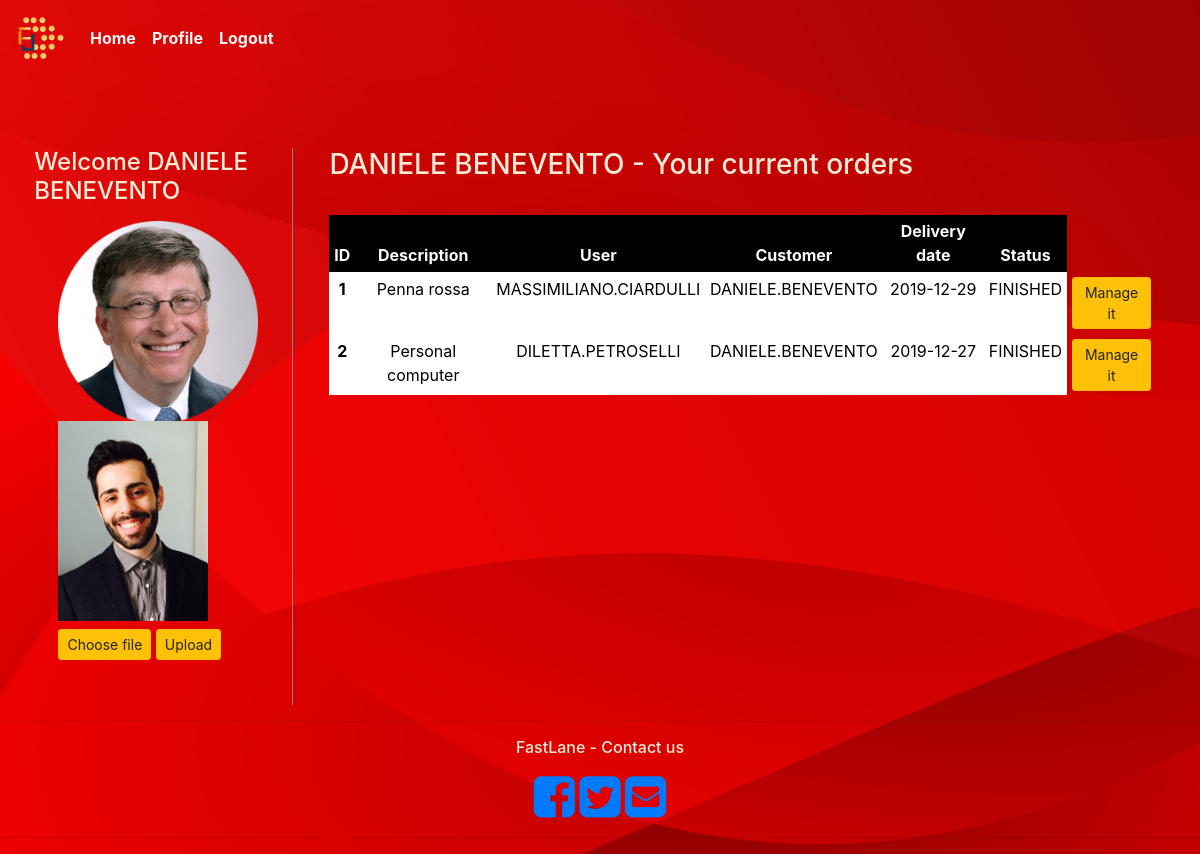
The app's page /order (signed in) with its own data.
### models.py (models this page shows, shortened)
class Order(db.Model):
    __tablename__ = 'orders'
    order_id = db.Column(db.Integer, primary_key=True, autoincrement=True)
    order_description = db.Column(db.String(64), nullable=False)
    order_delivery_date = db.Column(db.Date, nullable=False, index=True)
    order_delivery_time = db.Column(db.Time, nullable=False, index=True)
    order_delivery_type = db.Column(db.String(64), index=True)
    order_delivery_company = db.Column(db.Integer, db.ForeignKey('company_delivery.id_company'))
    order_state = db.Column(db.String(64), nullable=False)
    order_private_customer = db.Column(db.Integer, db.ForeignKey('private_costumer.id'))
    order_company_customer = db.Column(db.Integer, db.ForeignKey('company_customer.id_company'))
    current_department = db.Column(db.String(64))
    user = db.Column(db.String(64), nullable=False)
    company = db.Column(db.String(64), nullable=False)
    date_insert = db.Column(db.DateTime, nullable=False)
    date_request = db.Column(db.DateTime, nullable=False)
    order_product_id = db.Column(db.Integer, db.ForeignKey('order_product.id'))

### app.py (the view)
@app.route('/order', methods=['POST', 'GET'])
def order():
    formNextStep = FormNextStep()
    if session['type'] == 'COMPANY':
        orders = Order.query.filter(or_(Order.user == session['id_user'],
                                        Order.user == session['username_user'],
                                        Order.order_company_customer == session['id_user'],
                                        Order.company == session['id_user'])).all()
        if formNextStep.is_submitted():
            return redirect('order')
    elif session['type'] == 'PRIVATE':
        orders = Order.query.filter_by(order_private_customer=session['username']).all()
    if not os.path.exists('static/' + str(session.get('id'))):
        os.makedirs('static/' + str(session.get('id')))
    file_url = os.listdir('static/' + str(session.get('id')))
    file_url = [str(session.get('id')) + "/" + file for file in file_url]
    formUpload = UploadForm()
    if formUpload.validate_on_submit():
        filename = photos.save(formUpload.file.data, name=str(session.get('id')) + '.jpg', folder=str(session.get('id')))
        file_url.append(filename)
    return render_template('order.html', orders=orders, formNextStep=formNextStep, formupload=formUpload, filelist=file_url)

### form.py
class FormNextStep(FlaskForm):
    submit = SubmitField('Next Step')

class UploadForm(FlaskForm):
    file = FileField('Choose File', validators=[DataRequired()])
    upload = SubmitField('Upload')

### templates/order.html (shortened to what this page needs)
{% extends "layout.html" %}
{% block content %}
<div class="row">
    <div class="col-sm-3" style="padding-left: 4%; border-right: 1px inset #333; padding-bottom: 3%">
            {% if session.get('email') and session['type'] == 'COMPANY' and session.get('username_user') %}
                <h4 style=" padding-bottom: 3%">Welcome {{ session['name_employee'] }}</h4>
            {% elif session.get('email') and session['type'] == 'PRIVATE' %}
                <h4 style=" padding-bottom: 3%">Welcome {{ session['id_user'] }}</h4>
            {% endif %}
            <div style="padding-left: 10%">
                {% for file in filelist %}
                    <img src='{{ url_for("static",filename=file) }}' class="widthset heightset">
                {% endfor %}
                <form method="post" enctype="multipart/form-data" action="">
                    <label class="btn btn-sm btn-warning btn-block'" style="margin-top: 0.5rem">
                        Choose file <input type="file" class="btn btn-sm btn-warning btn-block'" style="display: none;">
                    </label>
                    {{ formupload.upload(class="btn btn-sm btn-warning btn-block'") }}
                </form>
            </div>
    </div>
  <div class="col-sm-9" style="padding-right: 4%; padding-left: 3%">
        <h3 style="padding-bottom: 3%">{{ session.get('id_user') }} - Your current orders</h3>
    <form action="" method="post">
        <div class="table-sm">
        <table class="table table-borderless  text-center">
              <thead class="text-light" style="background-color: black">
                <tr>
                  <th scope="col">ID</th>
                  <th scope="col">Description</th>
                  <th scope="col">User</th>
                  <th scope="col">Customer</th>
                  <th scope="col">Delivery date</th>
                  <th scope="col">Status</th>
                </tr>
              </thead>
            <div>
            {% for order in orders %}
                <tr><th style="background-color:white; color: black;">{{ order.order_id }}</th>
                <td style="background-color:white; color: black;">{{ order.order_description }}</td>
                <td style="background-color:white; color: black;">{{ order.user }}</td>
                <td style="background-color:white; color: black;">{% if order.order_private_customer %}
                        {{ order.order_private_customer }}
                    {% elif order.order_company_customer %}
                        {{ order.order_company_customer }}
                    {% endif %}
                </td>
                <td style="background-color:white; color: black;">{{ order.order_delivery_date }}</td>
                <td style="background-color:white; color: black;">{{ order.order_state }}</td>
                {% if session['type'] == 'COMPANY' %}
                    <td style="background-color:transparent; color: white;"><a class="btn btn-sm btn-warning btn-block"  href="{{ url_for('order_management_menu',order_no=order.order_id) }}">Manage it</a></td>
                {% elif session['type'] == 'PRIVATE' %}
                    <td style="background-color:transparent; color: white;"><a class="btn btn-sm btn-warning btn-block"  href="{{ url_for('talk_with_the_customer',order_no=order.order_id) }}">Manage it</a></td>
                {% endif %}
                <td style="background-color:transparent; color: white;">
            {% endfor %}
        </table>
        </div>
    </form>
</div>
</div>
{% endblock %}

### templates/layout.html (shortened to what this page needs)
<!DOCTYPE html>
<html lang="en">
<head>
<link rel="stylesheet" href="https://cdnjs.cloudflare.com/ajax/libs/font-awesome/4.7.0/css/font-awesome.min.css">
    <link rel="stylesheet" href="https://cdnjs.cloudflare.com/ajax/libs/font-awesome/4.7.0/css/font-awesome.min.css">
    <link rel="stylesheet" href="https://maxcdn.bootstrapcdn.com/font-awesome/4.4.0/css/font-awesome.min.css">
     <link rel="stylesheet" href="../static/css/bootstrap.css">
    <link rel="stylesheet" href="../static/css/main.css">
</head>
<body style="padding-top:-20px">
<div class="container">
            <nav class="navbar navbar-expand-lg navbar-dark bg-dark">
                <a class="navbar-brand" href="home"><img src="/static/img/logo.png" width="50" height="50"></a>
              <div class="collapse navbar-collapse" id="navbarNavAltMarkup">
                <div class="navbar-nav">
                  <a class="nav-item nav-link" href="/home">Home</a>
                {% if session.get('email') and session['type'] == 'COMPANY' and not session.get('username_user') %}
                    <a class="nav-item nav-link" href="/login_company_employee">Login - {{ session['id_user'] }} member</a>
                    <a class="nav-item nav-link" href="/register_company_employee">Sign up - {{ session['id_user'] }} member</a>
                    <a class="nav-item nav-link" href="/logout">Logout</a>
                {% elif session.get('email') and session['type'] == 'PRIVATE' %}
                    <a class="nav-item nav-link" href="/order">Profile</a>
                    <a class="nav-item nav-link" href="/logout">Logout</a>
                    {% endif %}
                </div>
              </div>
            </nav>
    <br>
    <br>
    <br>
    {% block content %}
    {% endblock content %}
<div class="container">
    <hr>
        <div class="text-center center-block">
            <p class="txt-railway"><h6>FastLane - Contact us</h6></p>
                <a href="https://www.facebook.com/"><i id="social-fb" class="fa fa-facebook-square fa-3x social"></i></a>
	            <a href="https://twitter.com/login?lang=it"><i id="social-tw" class="fa fa-twitter-square fa-3x social"></i></a>
	            <a href="https://accounts.google.com/ServiceLogin/signinchooser?service=mail&passive=true&rm=false&continue=https%3A%2F%2Fmail.google.com%2Fmail%2F&ss=1&scc=1&ltmpl=default&ltmplcache=2&emr=1&osid=1&flowName=GlifWebSignIn&flowEntry=ServiceLogin"><i id="social-em" class="fa fa-envelope-square fa-3x social"></i></a>
</div>
    <hr>
</div>
</div>
</body>
</html>

### templates/order.html (style rules this page uses)
.widthset { max-width: 200px; }
.heightset { max-height: 200px; }

### records on screen
Order: order_id "1", order_description "Penna rossa", user "MASSIMILIANO.CIARDULLI", order_private_customer "DANIELE.BENEVENTO", order_delivery_date "2019-12-29", order_state "FINISHED"
Order: order_id "2", order_description "Personal computer", user "DILETTA.PETROSELLI", order_private_customer "DANIELE.BENEVENTO", order_delivery_date "2019-12-27", order_state "FINISHED"

### other values on screen
{{ session['id_user'] }} "DANIELE BENEVENTO"
{{ session.get('id_user') }} "DANIELE BENEVENTO"
